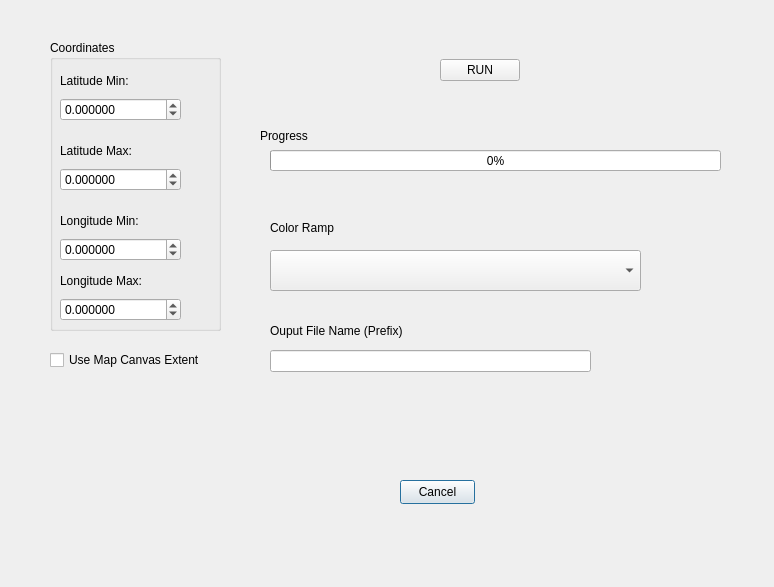
<?xml version="1.0" encoding="UTF-8"?>
<ui version="4.0">
 <class>TopographyMapDialogBase</class>
 <widget class="QDialog" name="TopographyMapDialogBase">
  <property name="geometry">
   <rect>
    <x>0</x>
    <y>0</y>
    <width>774</width>
    <height>587</height>
   </rect>
  </property>
  <property name="windowTitle">
   <string>Topography_Mapper</string>
  </property>
  <widget class="QWidget" name="verticalLayoutWidget">
   <property name="geometry">
    <rect>
     <x>50</x>
     <y>40</y>
     <width>171</width>
     <height>291</height>
    </rect>
   </property>
   <layout class="QVBoxLayout" name="verticalLayout">
    <item>
     <widget class="QGroupBox" name="groupBox">
      <property name="title">
       <string>Coordinates</string>
      </property>
      <widget class="QWidget" name="gridLayoutWidget">
       <property name="geometry">
        <rect>
         <x>10</x>
         <y>30</y>
         <width>121</width>
         <height>51</height>
        </rect>
       </property>
       <layout class="QGridLayout" name="gridLayout">
        <item row="1" column="0">
         <widget class="QLabel" name="label">
          <property name="text">
           <string>Latitude Min:</string>
          </property>
         </widget>
        </item>
        <item row="2" column="0">
         <widget class="QDoubleSpinBox" name="lat_min">
          <property name="decimals">
           <number>6</number>
          </property>
          <property name="minimum">
           <double>-90.000000000000000</double>
          </property>
          <property name="maximum">
           <double>90.000000000000000</double>
          </property>
         </widget>
        </item>
       </layout>
      </widget>
      <widget class="QWidget" name="gridLayoutWidget_2">
       <property name="geometry">
        <rect>
         <x>10</x>
         <y>100</y>
         <width>121</width>
         <height>51</height>
        </rect>
       </property>
       <layout class="QGridLayout" name="gridLayout_2">
        <item row="1" column="0">
         <widget class="QLabel" name="label_2">
          <property name="text">
           <string>Latitude Max:</string>
          </property>
         </widget>
        </item>
        <item row="2" column="0">
         <widget class="QDoubleSpinBox" name="lat_max">
          <property name="decimals">
           <number>6</number>
          </property>
          <property name="minimum">
           <double>-90.000000000000000</double>
          </property>
          <property name="maximum">
           <double>90.000000000000000</double>
          </property>
         </widget>
        </item>
       </layout>
      </widget>
      <widget class="QWidget" name="gridLayoutWidget_3">
       <property name="geometry">
        <rect>
         <x>10</x>
         <y>170</y>
         <width>121</width>
         <height>51</height>
        </rect>
       </property>
       <layout class="QGridLayout" name="gridLayout_3">
        <item row="1" column="0">
         <widget class="QLabel" name="label_3">
          <property name="text">
           <string>Longitude Min:</string>
          </property>
         </widget>
        </item>
        <item row="2" column="0">
         <widget class="QDoubleSpinBox" name="lon_min">
          <property name="decimals">
           <number>6</number>
          </property>
          <property name="minimum">
           <double>-180.000000000000000</double>
          </property>
          <property name="maximum">
           <double>180.000000000000000</double>
          </property>
         </widget>
        </item>
       </layout>
      </widget>
      <widget class="QWidget" name="gridLayoutWidget_4">
       <property name="geometry">
        <rect>
         <x>10</x>
         <y>230</y>
         <width>121</width>
         <height>51</height>
        </rect>
       </property>
       <layout class="QGridLayout" name="gridLayout_4">
        <item row="1" column="0">
         <widget class="QLabel" name="label_4">
          <property name="text">
           <string>Longitude Max:</string>
          </property>
         </widget>
        </item>
        <item row="2" column="0">
         <widget class="QDoubleSpinBox" name="lon_max">
          <property name="decimals">
           <number>6</number>
          </property>
          <property name="minimum">
           <double>-180.000000000000000</double>
          </property>
          <property name="maximum">
           <double>180.000000000000000</double>
          </property>
         </widget>
        </item>
       </layout>
      </widget>
     </widget>
    </item>
   </layout>
  </widget>
  <widget class="QWidget" name="horizontalLayoutWidget">
   <property name="geometry">
    <rect>
     <x>410</x>
     <y>40</y>
     <width>141</width>
     <height>61</height>
    </rect>
   </property>
   <layout class="QHBoxLayout" name="horizontalLayout">
    <item>
     <widget class="QPushButton" name="btn_run">
      <property name="sizePolicy">
       <sizepolicy hsizetype="Fixed" vsizetype="Fixed">
        <horstretch>0</horstretch>
        <verstretch>0</verstretch>
       </sizepolicy>
      </property>
      <property name="mouseTracking">
       <bool>false</bool>
      </property>
      <property name="text">
       <string>RUN</string>
      </property>
      <property name="autoDefault">
       <bool>false</bool>
      </property>
      <property name="default">
       <bool>false</bool>
      </property>
     </widget>
    </item>
   </layout>
  </widget>
  <widget class="QLabel" name="lbl_progress">
   <property name="geometry">
    <rect>
     <x>260</x>
     <y>70</y>
     <width>491</width>
     <height>131</height>
    </rect>
   </property>
   <property name="text">
    <string>Progress</string>
   </property>
  </widget>
  <widget class="QProgressBar" name="progress_bar">
   <property name="geometry">
    <rect>
     <x>270</x>
     <y>150</y>
     <width>451</width>
     <height>21</height>
    </rect>
   </property>
   <property name="value">
    <number>0</number>
   </property>
  </widget>
  <widget class="QPushButton" name="btn_cancel">
   <property name="geometry">
    <rect>
     <x>400</x>
     <y>480</y>
     <width>75</width>
     <height>24</height>
    </rect>
   </property>
   <property name="text">
    <string>Cancel</string>
   </property>
  </widget>
  <widget class="QCheckBox" name="chk_use_canvas_extent">
   <property name="geometry">
    <rect>
     <x>50</x>
     <y>350</y>
     <width>161</width>
     <height>20</height>
    </rect>
   </property>
   <property name="text">
    <string>Use Map Canvas Extent</string>
   </property>
  </widget>
  <widget class="QComboBox" name="cmb_colormap">
   <property name="geometry">
    <rect>
     <x>270</x>
     <y>250</y>
     <width>371</width>
     <height>41</height>
    </rect>
   </property>
  </widget>
  <widget class="QLineEdit" name="txt_output_name">
   <property name="geometry">
    <rect>
     <x>270</x>
     <y>350</y>
     <width>321</width>
     <height>22</height>
    </rect>
   </property>
  </widget>
  <widget class="QLabel" name="label_5">
   <property name="geometry">
    <rect>
     <x>270</x>
     <y>220</y>
     <width>71</width>
     <height>16</height>
    </rect>
   </property>
   <property name="text">
    <string>Color Ramp</string>
   </property>
  </widget>
  <widget class="QLabel" name="label_6">
   <property name="geometry">
    <rect>
     <x>270</x>
     <y>320</y>
     <width>191</width>
     <height>21</height>
    </rect>
   </property>
   <property name="text">
    <string>Ouput File Name (Prefix)</string>
   </property>
  </widget>
 </widget>
 <tabstops>
  <tabstop>lat_min</tabstop>
  <tabstop>lat_max</tabstop>
  <tabstop>lon_min</tabstop>
  <tabstop>lon_max</tabstop>
  <tabstop>chk_use_canvas_extent</tabstop>
  <tabstop>btn_run</tabstop>
  <tabstop>btn_cancel</tabstop>
 </tabstops>
 <resources/>
 <connections/>
</ui>
